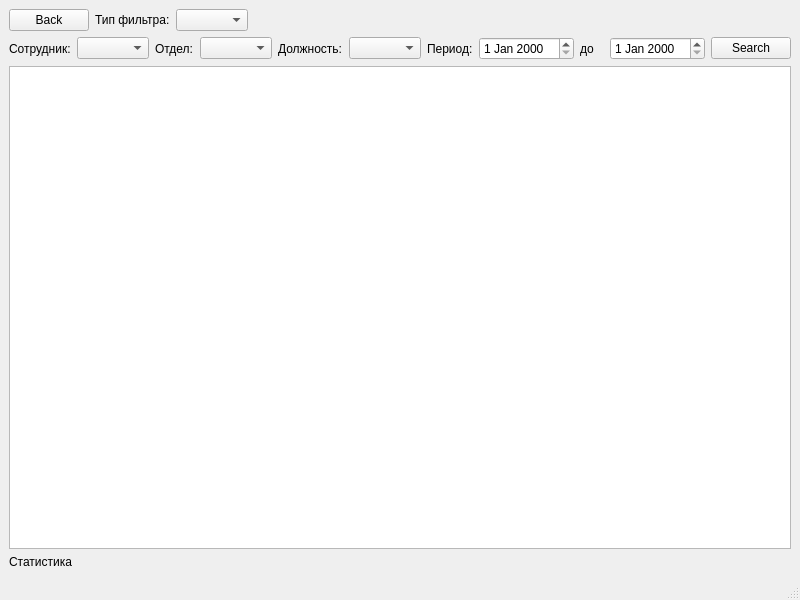
<?xml version="1.0" encoding="UTF-8"?>
<ui version="4.0">
 <class>AssignmentReportWindow</class>
 <widget class="QMainWindow" name="AssignmentReportWindow">
  <property name="geometry">
   <rect>
    <x>0</x>
    <y>0</y>
    <width>800</width>
    <height>600</height>
   </rect>
  </property>
  <property name="windowTitle">
   <string>Отчет по назначениям</string>
  </property>
  <widget class="QWidget" name="centralwidget">
   <layout class="QVBoxLayout" name="verticalLayout">
    <item>
     <layout class="QHBoxLayout" name="horizontalLayout">
      <item>
       <widget class="QPushButton" name="btnBack">
        <property name="maximumSize">
         <size>
          <width>100</width>
          <height>16777215</height>
         </size>
        </property>
        <property name="text">
         <string>Back</string>
        </property>
       </widget>
      </item>
      <item>
       <widget class="QLabel" name="label">
        <property name="text">
         <string>Тип фильтра:</string>
        </property>
       </widget>
      </item>
      <item>
       <widget class="QComboBox" name="cbFilterType"/>
      </item>
      <item>
       <spacer name="horizontalSpacer">
        <property name="orientation">
         <enum>Qt::Horizontal</enum>
        </property>
        <property name="sizeHint" stdset="0">
         <size>
          <width>40</width>
          <height>20</height>
         </size>
        </property>
       </spacer>
      </item>
     </layout>
    </item>
    <item>
     <layout class="QHBoxLayout" name="horizontalLayout_2">
      <item>
       <widget class="QLabel" name="lblPersonnel">
        <property name="text">
         <string>Сотрудник:</string>
        </property>
       </widget>
      </item>
      <item>
       <widget class="QComboBox" name="cbPersonnel"/>
      </item>
      <item>
       <widget class="QLabel" name="lblDepartment">
        <property name="text">
         <string>Отдел:</string>
        </property>
       </widget>
      </item>
      <item>
       <widget class="QComboBox" name="cbDepartment"/>
      </item>
      <item>
       <widget class="QLabel" name="lblPosition">
        <property name="text">
         <string>Должность:</string>
        </property>
       </widget>
      </item>
      <item>
       <widget class="QComboBox" name="cbPosition"/>
      </item>
      <item>
       <widget class="QLabel" name="lblDateRange">
        <property name="text">
         <string>Период:</string>
        </property>
       </widget>
      </item>
      <item>
       <widget class="QDateEdit" name="deStartDate"/>
      </item>
      <item>
       <widget class="QLabel" name="lblTo">
        <property name="text">
         <string>до</string>
        </property>
       </widget>
      </item>
      <item>
       <widget class="QDateEdit" name="deEndDate"/>
      </item>
      <item>
       <widget class="QPushButton" name="btnSearch">
        <property name="text">
         <string>Search</string>
        </property>
       </widget>
      </item>
     </layout>
    </item>
    <item>
     <widget class="QTableWidget" name="tableWidget"/>
    </item>
    <item>
     <widget class="QLabel" name="lblStats">
      <property name="text">
       <string>Статистика</string>
      </property>
     </widget>
    </item>
   </layout>
  </widget>
  <widget class="QMenuBar" name="menubar"/>
  <widget class="QStatusBar" name="statusbar"/>
 </widget>
 <resources/>
 <connections/>
</ui>
